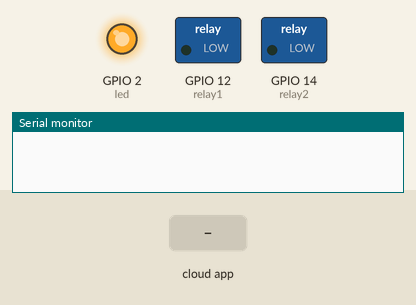
The sketch below on a simulated ESP8266 (NodeMCU). Parts: switched loads named in the sketch (green lamp = pin HIGH), output pins drawn as LEDs (lit = HIGH), the last lines printed to the serial monitor. The test bench sets the inputs (shaded band). Not simulated (calls return 0 or success): secrets.h.

Above: at 2.7 s.
2.8 s: the phone or cloud app sets 0 to 1
At 3.9 s:
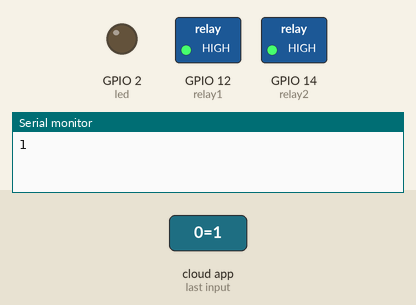
5.0 s: the phone or cloud app sets 0 to 0
At 6.6 s:
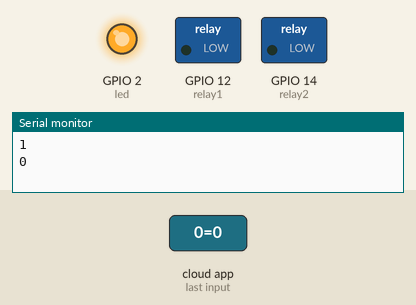
Timing chart, 0 to 8.1 s (numbered marks = the images above; inputs shaded):
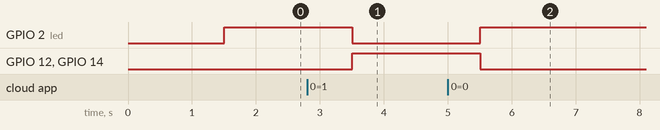

The sketch:

MqttInoProject.ino
```cpp
/*************************************************************
This is an IoT project using the Blynk Platform.

Hardware:
-NodeMCU board
-2 relays connected to Digital pins

Virtual pins:
V0: led

This project controls 2 relays through the internet to implement a home automation.
The duration of the ON relays is monitored and after 20min the ralays automatically turn OFF
The date and the duration of the last ON is stored as history.
The project is paired with an Android app.

18/01/2022 Raf Bronze rnm1816@gmail.com

 *************************************************************/

#include "secrets.h"
#include <CayenneMQTTESP8266.h>

// MQTT Broker credentials
char MQTT_USERNAME[] = SECRET_MQTT_USERNAME;
char MQTT_PASSWORD[] = SECRET_MQTT_PASSWORD;
char MQTT_CLIENT_ID[] = SECRET_MQTT_CLIENT_ID;
char MQTT_SERVER[] = SECRET_MQTT_SERVER;
char MQTT_PORT[] = SECRET_MQTT_PORT;

// WiFi credentials
char ssid[] = SECRET_SSID;
char pass[] = SECRET_PASS;

int led = 2;        //led pin
int relay1 = 12;    //D6 pin
int relay2 = 14;    //D5 pin
int heater = 0;     //on-off


void setup() {
  // Debug console
  Serial.begin(9600);
  Cayenne.begin(MQTT_USERNAME, MQTT_PASSWORD, MQTT_CLIENT_ID, ssid, pass);
  // Define pins
  pinMode(led, OUTPUT);
  pinMode(relay1, OUTPUT);
  pinMode(relay2, OUTPUT);
  // Initialize pins
  digitalWrite(led, HIGH);
  digitalWrite(relay1, LOW);
  digitalWrite(relay2, LOW);
  Cayenne.virtualWrite(V0, 0);
}

void loop() {
  Cayenne.loop();
}

CAYENNE_IN(V0){
  heater = getValue.asInt();
  Serial.println(heater);
  digitalWrite(led, !heater);
  digitalWrite(relay1, heater);
  digitalWrite(relay2, heater);
}

// Function to turn OFF the heater
void turnOFFheater(){
  // Turn Off relays
  digitalWrite(relay1,LOW);
  digitalWrite(relay2,LOW);
  heater = 0;
  // Turn OFF button
  Cayenne.virtualWrite(V0, 0);
}

// Function to turn OFF the heater
void turnONheater(){
  // Turn On relays
  digitalWrite(relay1,HIGH);
  digitalWrite(relay2,HIGH);
  heater = 1;
  // Get stop time
  // Turn ON button
  Cayenne.virtualWrite(V0, 1);
}
```

Measured:
- after the input at 2.8 s, GPIO 2 (led): HIGH → LOW after 0.70 s; GPIO 12 (relay1), GPIO 14 (relay2): LOW → HIGH after 0.70 s
- after the input at 5.0 s, GPIO 2 (led): LOW → HIGH after 0.50 s; GPIO 12 (relay1), GPIO 14 (relay2): HIGH → LOW after 0.50 s
